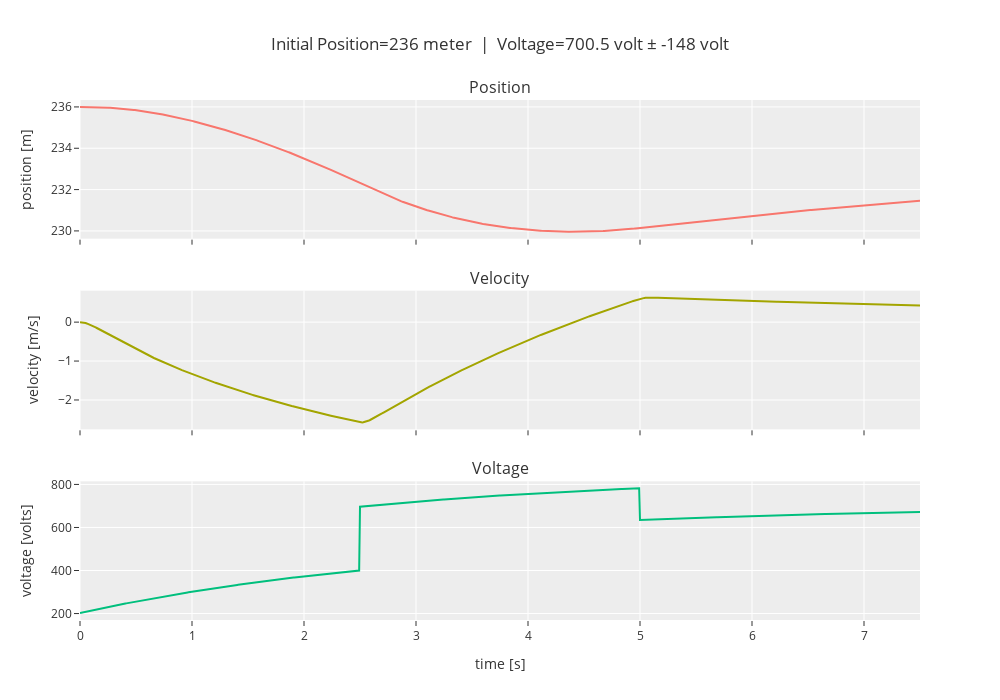

Notebook cell for this chart:
### Code cell
nonlinear_analysis(x, doublet_magnitude=v)

### Figure 1 — Plotly figure (JSON) as saved in the notebook; plotly's stock layout.template omitted (floating-point values rounded to 4 significant figures; data arrays with more than 128 entries replaced by an {"elided": "..."} marker saying what was removed)
{"data": [{"type": "scatter", "x": {"elided": "752 float values"}, "xaxis": "x", "y": {"elided": "752 float values"}, "yaxis": "y"}, {"type": "scatter", "x": {"elided": "752 float values"}, "xaxis": "x2", "y": {"elided": "752 float values"}, "yaxis": "y2"}, {"type": "scatter", "x": {"elided": "1000 float values"}, "xaxis": "x3", "y": {"elided": "1000 float values"}, "yaxis": "y3"}], "layout": {"annotations": [{"font": {"size": 16}, "showarrow": false, "text": "Position", "x": 0.5, "xanchor": "center", "xref": "paper", "y": 1, "yanchor": "bottom", "yref": "paper"}, {"font": {"size": 16}, "showarrow": false, "text": "Velocity", "x": 0.5, "xanchor": "center", "xref": "paper", "y": 0.6333, "yanchor": "bottom", "yref": "paper"}, {"font": {"size": 16}, "showarrow": false, "text": "Voltage", "x": 0.5, "xanchor": "center", "xref": "paper", "y": 0.2667, "yanchor": "bottom", "yref": "paper"}], "height": 700, "showlegend": false, "title": {"text": "Initial Position=236 meter  |  Voltage=700.5 volt ± -148 volt"}, "width": 1000, "xaxis": {"anchor": "y", "domain": [0, 1], "matches": "x3", "showticklabels": false}, "xaxis2": {"anchor": "y2", "domain": [0, 1], "matches": "x3", "showticklabels": false}, "xaxis3": {"anchor": "y3", "domain": [0, 1], "title": {"text": "time [s]"}}, "yaxis": {"anchor": "x", "domain": [0.7333, 1], "title": {"text": "position [m]"}}, "yaxis2": {"anchor": "x2", "domain": [0.3667, 0.6333], "title": {"text": "velocity [m/s]"}}, "yaxis3": {"anchor": "x3", "domain": [0, 0.2667], "title": {"text": "voltage [volts]"}}}}
